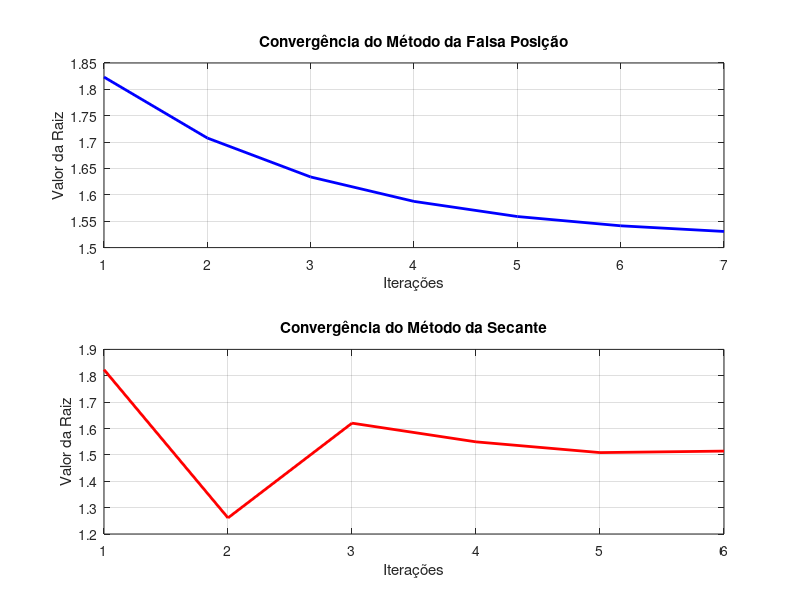

The MATLAB source for this figure:
function lista5Questao6()
    % Definindo constantes
    Q = 20;
    g = 9.81;

    % Executar o método da Falsa Posição
    fprintf("Método da Falsa Posição:\n");
    [rootFalsaPosicao, itFalsaPosicao, valoresFalsaPosicao] = metodoFalsaPosicao(Q, g);

    % Executar o método da Secante
    fprintf("\nMétodo da Secante:\n");
    [rootSecante, itSecante, valoresSecante] = metodoSecante(Q, g);

    % Criar tabela comparativa
    criar_tabela(itFalsaPosicao, rootFalsaPosicao, itSecante, rootSecante);

    % Criar gráficos de convergência
    criar_graficos(itFalsaPosicao, valoresFalsaPosicao, itSecante, valoresSecante);
endfunction

function [r, it, valores] = metodoFalsaPosicao(Q, g)
    f = @(y) 1 - ((Q^2 * (3 + y)) / (g * (3 * y + (y^2 / 2))^3));

    a = 1;
    b = 2;

    % Define a tolerância para o erro absoluto
    Es = 1; % Tolerância em porcentagem
    Ea = Inf; % Erro absoluto inicial
    r = inf; % Valor inicial de r como infinito
    valores = []; % Armazena os valores de r

    % Verifica se há mudança de sinal no intervalo [a, b]
    if (f(a) * f(b) > 0)
        disp("Erro: não há mudança de sinal!");
        r = NaN; % Indica falha
        return;
    else
        it = 1; % Inicializa o contador de iterações
        n = 20; % Define o número máximo de iterações

        % Loop do método da Falsa Posição
        while (it <= n)
            rPrevio = r; % Armazena o valor anterior de r
            r = b - (f(b) * (a - b)) / (f(a) - f(b)); % Calcula nova raiz
            valores = [valores; r]; % Armazena o valor atual

            % Exibe os valores da iteração atual
            if it > 1
                Ea = calcularErroEstimativa(r, rPrevio); % Calcula o erro absoluto
            else
                Ea = Inf; % Na primeira iteração, o erro é infinito
            end

            fprintf('Iteração %d: a = %f, b = %f, r = %f, f(r) = %f, Aproximado = %f\n', ...
                    it, a, b, r, f(r), Ea);

            % Verifica se o erro é menor ou igual à tolerância ou se atingiu o máximo de iterações
            if (Ea <= Es)
                fprintf("Raiz encontrada: %f\n", r);
                return; % Sai do loop
            end

            it = it + 1; % Incrementa o contador de iterações

            % Atualiza o intervalo [a, b] com base no valor de f(r)
            if (f(a) * f(r) < 0)
                b = r; % Se houver mudança de sinal, atualiza o limite superior
            else
                a = r; % Caso contrário, atualiza o limite inferior
            end
        endwhile

        % Se o número máximo de iterações for atingido sem encontrar a raiz
        if it > n
            fprintf("Método falhou em %d iterações\n", it);
            r = NaN; % Indica falha
        end
    end
endfunction

function [r, it, valores] = metodoSecante(Q, g)
    f = @(y) 1 - ((Q^2 * (3 + y)) / (g * (3 * y + (y^2 / 2))^3));

    % Define a tolerância para o erro absoluto
    Es = 1; % Tolerância em porcentagem
    Ea = Inf; % Erro absoluto inicial
    valores = []; % Armazena os valores de r

    it = 0; % Inicializa o contador de iterações
    N = 20; % Define o número máximo de iterações
    x = 2; % Estimativa inicial
    xPrevio = 1; % Segunda estimativa inicial

    while (it < N)
        xProx = (xPrevio * f(x) - x * f(xPrevio)) / (f(x) - f(xPrevio)); % Cálculo do próximo valor
        valores = [valores; xProx]; % Armazena o novo valor de r

        fprintf('Iteração %d: xr = %f, f(x) = %f\n', ...
                it + 1, x, f(x));

        Ea = calcularErroEstimativa(xProx, x);

        if (Ea < Es)
            fprintf("Iterações %d: Raiz encontrada: %f\n", it + 1, xProx);
            r = xProx; % A raiz encontrada
            return; % Sai do loop
        end

        xPrevio = x; % Atualiza o valor anterior
        x = xProx; % Atualiza o valor atual
        it = it + 1; % Incrementa o contador de iterações
    endwhile

    % Se o número máximo de iterações for atingido sem encontrar a raiz
    fprintf("Método falhou em %d iterações\n", it);
    r = NaN; % Indica falha
endfunction

% Função para calcular o erro absoluto
function Ea = calcularErroEstimativa(resultadoAtual, resultadoPrev)
    if resultadoPrev == Inf
        Ea = Inf; % Se o valor anterior for infinito, o erro é infinito
    else
        Ea = abs((resultadoAtual - resultadoPrev) / resultadoAtual) * 100; % Calcula o erro percentual
    end
endfunction

function criar_tabela(itFalsaPosicao, rootFalsaPosicao, itSecante, rootSecante)
    fprintf("\nTabela Comparativa:\n");
    fprintf("%-20s %-20s %-20s\n", "Método", "Número de Iterações", "Resultado Final");
    fprintf("%-20s %-20d %-20f\n", "Falsa Posição", itFalsaPosicao, rootFalsaPosicao);
    fprintf("%-20s %-20d %-20f\n", "Secante", itSecante, rootSecante);
endfunction

function criar_graficos(itFalsaPosicao, valoresFalsaPosicao, itSecante, valoresSecante)
    figure;

    % Gráfico para Falsa Posição
    subplot(2, 1, 1);
    plot(1:length(valoresFalsaPosicao), valoresFalsaPosicao, 'b-', 'LineWidth', 2);
    title('Convergência do Método da Falsa Posição');
    xlabel('Iterações');
    ylabel('Valor da Raiz');
    grid on;

    % Gráfico para Secante
    subplot(2, 1, 2);
    plot(1:length(valoresSecante), valoresSecante, 'r-', 'LineWidth', 2);
    title('Convergência do Método da Secante');
    xlabel('Iterações');
    ylabel('Valor da Raiz');
    grid on;

    % Salvar gráficos
    saveas(gcf, 'convergencia_metodos_falsa_posicao_secante.png');
endfunction

% Chama a função principal
lista5Questao6();

